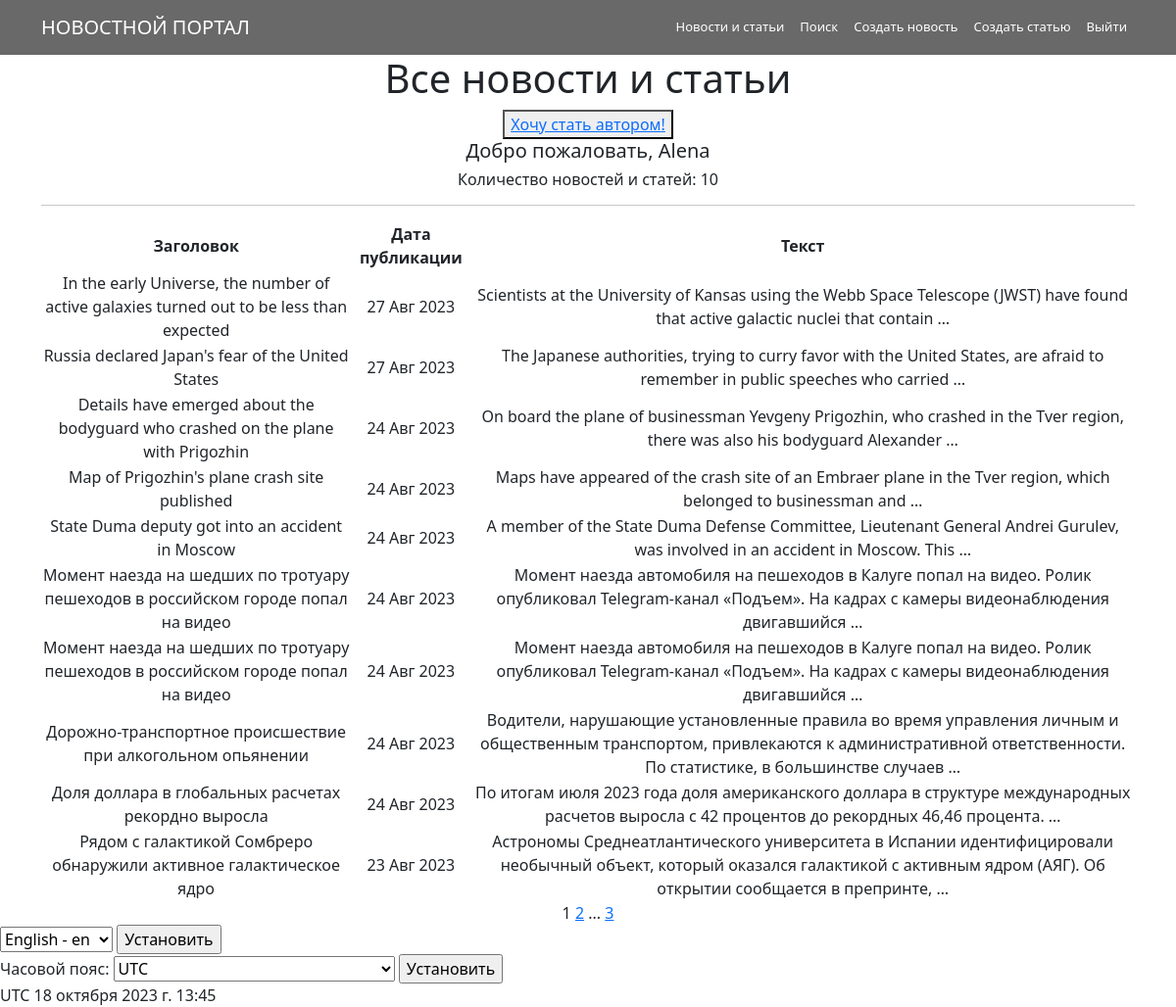
The page /posts/ (signed in) on the database its author committed.
### news/models.py (models this page shows, shortened)
class Post(models.Model):
    news = 'NW'
    article = 'AR'
    CHAPTER = [
        (news, 'Новость'),
        (article, 'Статья')
    ]
    post_type = models.CharField(max_length=2, choices=CHAPTER, default=news)
    post_time = models.DateTimeField(auto_now_add=True)
    headline = models.CharField(max_length=255)
    article_text = models.TextField()
    rating = models.IntegerField(default=0)
    post_author = models.ForeignKey(Author, on_delete=models.CASCADE)
    post_category = models.ManyToManyField(Category, through='PostCategory')

### news/views.py (the view, shortened to what this page needs)
# urls.py: path('', cache_page(60)(PostList.as_view()), name='post_list'),
class PostList(ListView):
    model = Post
    ordering = '-post_time'
    template_name = 'posts.html'
    context_object_name = _('posts')
    paginate_by = 10
    form_class = PostForm
    def get_context_data(self, **kwargs):
        context = super().get_context_data(**kwargs)
        context['is_not_author'] = not self.request.user.groups.filter(name='authors').exists()
        context['categories'] = Category.objects.all()
        context['form'] = self.form_class()
        context['current_time'] = timezone.localtime(timezone.now())
        context['timezones'] = pytz.common_timezones
        return context

### news/forms.py
class PostForm(forms.ModelForm):
    headline = forms.CharField(label='Заголовок')
    article_text = forms.CharField(min_length=20, label='Текст новости')
    post_author = forms.ModelChoiceField(queryset=Author.objects.all(), label='Автор', empty_label='Любой')
    post_category=forms.ModelMultipleChoiceField(queryset=Category.objects.all(), label='Категория')
    class Meta:
        model = Post
        fields = [
            'headline',
            'article_text',
            'post_author',
            'post_category'
        ]

### news/templatetags/custom_filters.py (called while the page is built)
@register.filter()
def censor(value):
    if not isinstance(value, str):
        raise TypeError()
    for word in bad_words:
        value = value.replace(word, word[0] + '*' * (len(word) - 1))
    return value

### news/templatetags/custom_tags.py (called while the page is built)
@register.simple_tag(takes_context=True)
def url_replace(context, **kwargs):
    d = context['request'].GET.copy()
    for k, v in kwargs.items():
        d[k] = v
    return d.urlencode()

### templates/posts.html (shortened to what this page needs)
{% extends 'flatpages/default.html' %}
{% load custom_filters %}
{% load custom_tags %}
{% load i18n %}
{% load tz %}
{% block content %}
    <h1>{% trans "Все новости и статьи" %}</h1>
    {% load cache %}
    {% cache 100 buttons %}
        {% if is_not_author %}
        <button> <a href="upgrade/">{% trans "Хочу стать автором" %}! </a> </button>
        {% endif %}
    {% endcache %}
    <h5>{% trans "Добро пожаловать" %}, {{ request.user }}</h5>
    <h6> {% trans "Количество новостей и статей" %}: {{ posts|length }}</h6>
    <hr>
    {% if posts %}
        <table>
            <tr>
                <td><b>{% trans "Заголовок" %}</b></td>
                <td><b>{% trans "Дата публикации" %}</b></td>
                <td><b>{% trans "Текст" %}</b></td>
            </tr>
            {% for post in posts %}
            <tr>
                <td>{{ post.headline|censor }}</td>
                <td>{{ post.post_time|date:'d M Y' }}</td>
                <td>{{ post.article_text|truncatewords:20|censor }}</td>
            </tr>
            {% endfor %}
        </table>
    {% else %}
        <h2>{% trans "Новостей нет" %}!</h2>
    {% endif %}
    {{ page_obj.number }}
    {% if page_obj.has_next %}
        <a href="?{% url_replace page=page_obj.next_page_number %}">{{ page_obj.next_page_number }}</a>
        {% if paginator.num_pages != page_obj.next_page_number %}
            ...
            <a href="?{% url_replace page=page_obj.paginator.num_pages %}">{{ page_obj.paginator.num_pages }}</a>
        {% endif %}
    {% endif %}
{% endblock content %}

### rows shown on the page
Post: headline|censor "In the early Universe, the number of active galaxies turned out to be less than expected", post_time "27 Авг 2023", article_text|censor "Scientists at the University of Kansas using the Webb Space Telescope (JWST) have found that active galactic nuclei that contain …"
Post: headline|censor "Russia declared Japan's fear of the United States", post_time "27 Авг 2023", article_text|censor "The Japanese authorities, trying to curry favor with the United States, are afraid to remember in public speeches who carried …"
Post: headline|censor "Details have emerged about the bodyguard who crashed on the plane with Prigozhin", post_time "24 Авг 2023", article_text|censor "On board the plane of businessman Yevgeny Prigozhin, who crashed in the Tver region, there was also his bodyguard Alexander …"
Post: headline|censor "Map of Prigozhin's plane crash site published", post_time "24 Авг 2023", article_text|censor "Maps have appeared of the crash site of an Embraer plane in the Tver region, which belonged to businessman and …"
Post: headline|censor "State Duma deputy got into an accident in Moscow", post_time "24 Авг 2023", article_text|censor "A member of the State Duma Defense Committee, Lieutenant General Andrei Gurulev, was involved in an accident in Moscow. This …"
Post: headline|censor "Момент наезда на шедших по тротуару пешеходов в российском городе попал на видео", post_time "24 Авг 2023", article_text|censor "Момент наезда автомобиля на пешеходов в Калуге попал на видео. Ролик опубликовал Telegram-канал «Подъем». На кадрах с камеры видеонаблюдения двигавшийся …"
Post: headline|censor "Момент наезда на шедших по тротуару пешеходов в российском городе попал на видео", post_time "24 Авг 2023", article_text|censor "Момент наезда автомобиля на пешеходов в Калуге попал на видео. Ролик опубликовал Telegram-канал «Подъем». На кадрах с камеры видеонаблюдения двигавшийся …"
Post: headline|censor "Дорожно-транспортное происшествие при алкогольном опьянении", post_time "24 Авг 2023", article_text|censor "Водители, нарушающие установленные правила во время управления личным и общественным транспортом, привлекаются к административной ответственности. По статистике, в большинстве случаев …"
Post: headline|censor "Доля доллара в глобальных расчетах рекордно выросла", post_time "24 Авг 2023", article_text|censor "По итогам июля 2023 года доля американского доллара в структуре международных расчетов выросла с 42 процентов до рекордных 46,46 процента. …"
Post: headline|censor "Рядом с галактикой Сомбреро обнаружили активное галактическое ядро", post_time "23 Авг 2023", article_text|censor "Астрономы Среднеатлантического университета в Испании идентифицировали необычный объект, который оказался галактикой с активным ядром (АЯГ). Об открытии сообщается в препринте, …"

### other values the page prints
{{ request.user }} "Alena"
{{ posts|length }} "10"
{{ page_obj.number }} "1"
{{ page_obj.next_page_number }} "2"
{{ page_obj.paginator.num_pages }} "3"
{{ TIME_ZONE }} "UTC"
{{ current_time|timezone:TIME_ZONE }} "18 октября 2023 г. 13:45"
form field language "English - en"
form field timezone "UTC"
